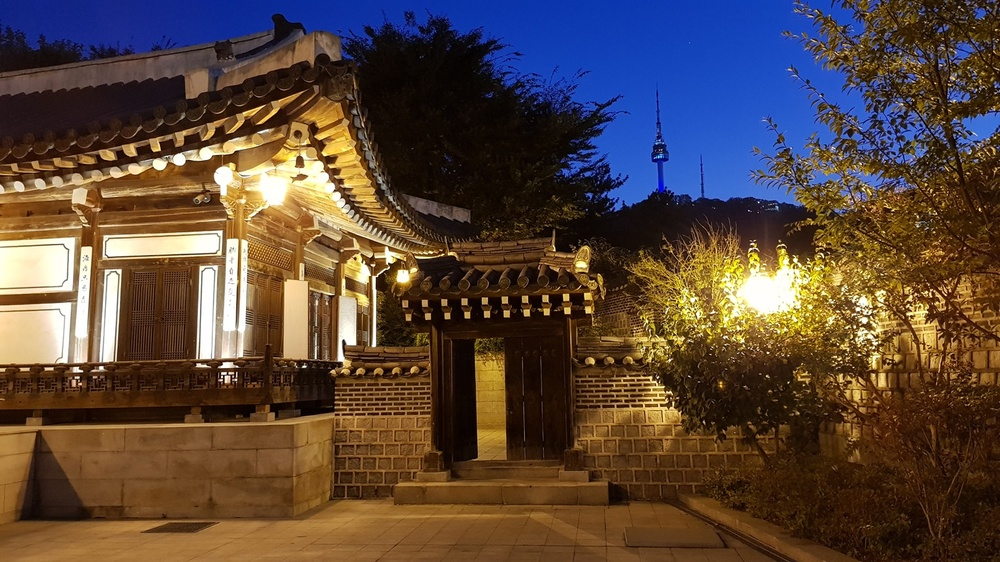
#> input picture python/graphics/3d/trabalho/texture.jpg, 1000 x 562 px, shrunk from 1536 x 864 before the run
$ python 'comparação.py'
#> lines starting #> are read from the running program, lines starting #| are printed output that depends on the picture
import numpy as np
import cv2
import time

IMG_PATH = "texture.jpg" #Path da imagem
img = np.array(cv2.imread(IMG_PATH))
#> img is the input picture: shape (562, 1000, 3); mean B, G, R 60.3, 70.4, 88.5

kernel_sharpen = np.array([[0,-1,0],
                    [ -1, 5, -1],
                    [ 0, -1, 0]])

kernel_sobel = np.array([[-1,0,1],[-2,0,2],[-1,0,1]])

kernel_blur = np.array([[1/16,1/8,1/16],[1/8,1/4,1/8],[1/16,1/8,1/16]],
                      dtype=np.float32)

kernel_high_boost = np.array([[ -1, -1, -1],
                        [ -1,  9, -1],
                        [ -1, -1, -1]])
kernel_edge = np.array([[-1,-1,-1],[-1,8,-1],[-1,-1,-1]],dtype=np.float32) # Edge detection
def kernel_sharpen_convolution():
    print("Kernel:kernel sharpen")

    start_time = time.time()
    img3 = cv2.filter2D(img,-1,kernel_sharpen)
    print(f"{(time.time() - start_time)} segundos para o opencv")

    cv2.imshow('kernel sharpen openCv',img3)
    cv2.waitKey(0)
    cv2.destroyAllWindows()

def kernel_blur_convolution():
    print("Kernel:kernel blur")

    start_time = time.time()
    img3 = cv2.filter2D(img,-1,kernel_blur)
    print(f"{(time.time() - start_time)} segundos para o opencv")

    cv2.imshow('kernel blur openCv',img3)
    cv2.waitKey(0)
    cv2.destroyAllWindows()

def kernel_sobel_convolution():
    print("Kernel:kernel sobel")

    start_time = time.time()
    img3 = cv2.filter2D(img,-1,kernel_sobel)
    print(f"{(time.time() - start_time)} segundos para o opencv")

    cv2.imshow('kernel sobel openCv',img3)
    cv2.waitKey(0)
    cv2.destroyAllWindows()


def kernel_high_boost_convolution():
    print("Kernel:kernel high boost")

    start_time = time.time()
    img3 = cv2.filter2D(img,-1,kernel_high_boost)
    print(f"{(time.time() - start_time)} segundos para o opencv")

    cv2.imshow('kernel outline openCv',img3)
    cv2.waitKey(0)
    cv2.destroyAllWindows()

def kernel_edge_convolution():
    print("Kernel:kernel edge detection")

    start_time = time.time()
    img3 = cv2.filter2D(img,-1,kernel_edge)
    print(f"{(time.time() - start_time)} segundos para o opencv")

    cv2.imshow('kernel edge detection openCv',img3)
    cv2.waitKey(0)
    cv2.destroyAllWindows()

kernel_blur_convolution()
kernel_sharpen_convolution()
#> in kernel_sharpen_convolution, `img3 = cv2.filter2D(img,-1,kernel_sharpen)`:
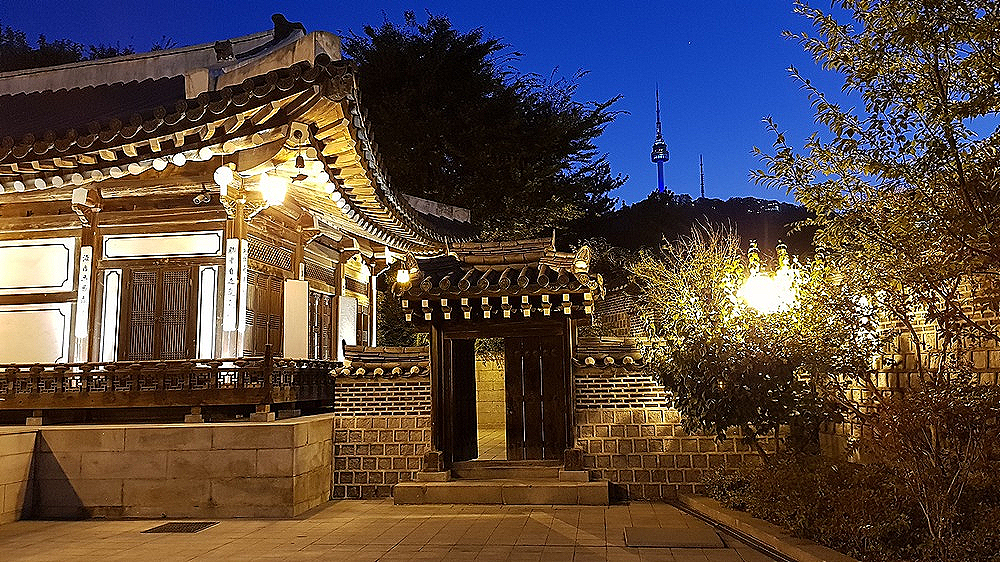
#> img3: shape (562, 1000, 3); mean B, G, R 67.2, 73.2, 88.2
kernel_edge_convolution()
#> in kernel_edge_convolution, `img3 = cv2.filter2D(img,-1,kernel_edge)`:
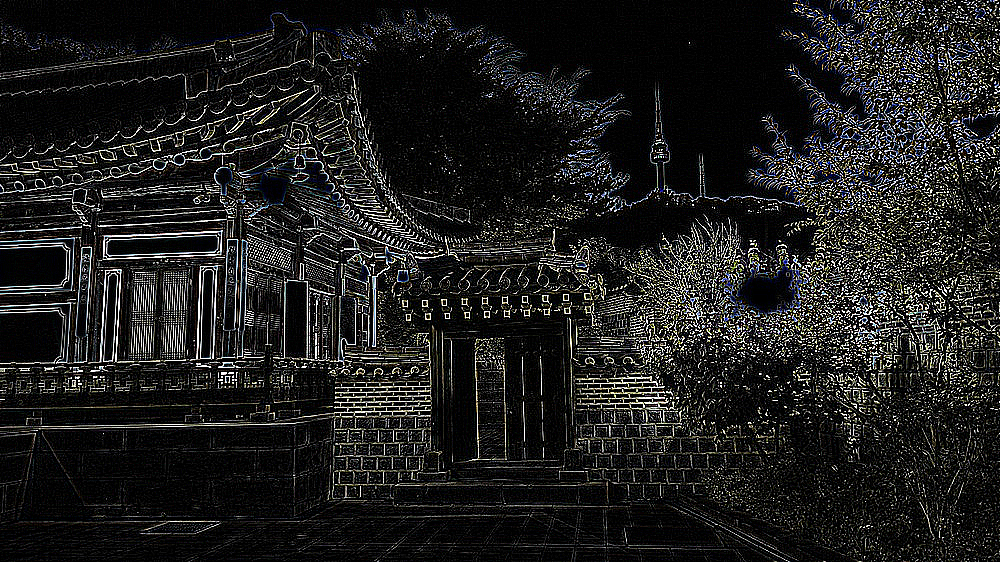
#> img3: shape (562, 1000, 3); mean B, G, R 30.4, 31.2, 31.1
kernel_sobel_convolution()
#> in kernel_sobel_convolution, `img3 = cv2.filter2D(img,-1,kernel_sobel)`:
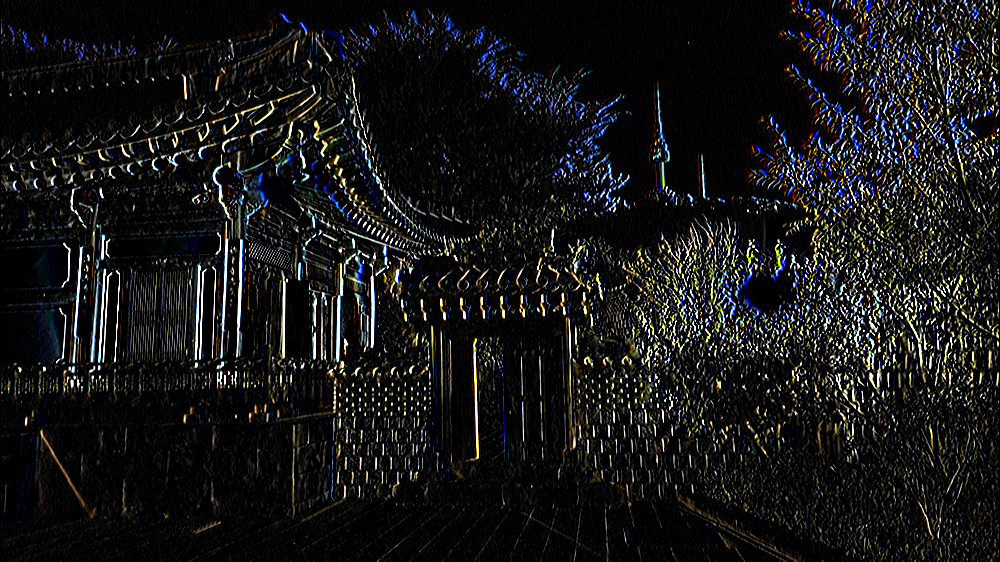
#> img3: shape (562, 1000, 3); mean B, G, R 22.4, 22.7, 22.5
kernel_high_boost_convolution()
#> in kernel_high_boost_convolution, `img3 = cv2.filter2D(img,-1,kernel_high_boost)`:
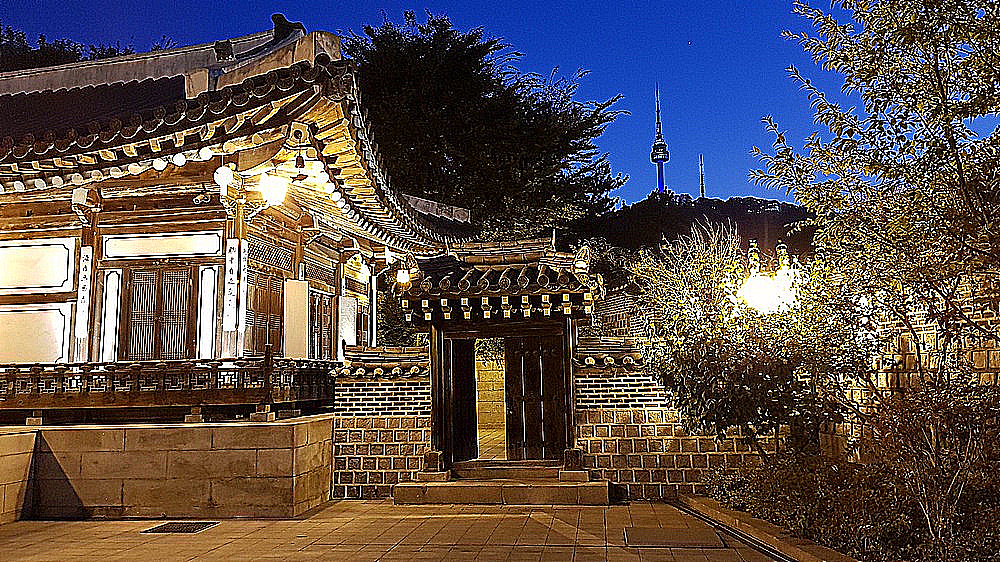
#> img3: shape (562, 1000, 3); mean B, G, R 75.7, 78.8, 90.3
